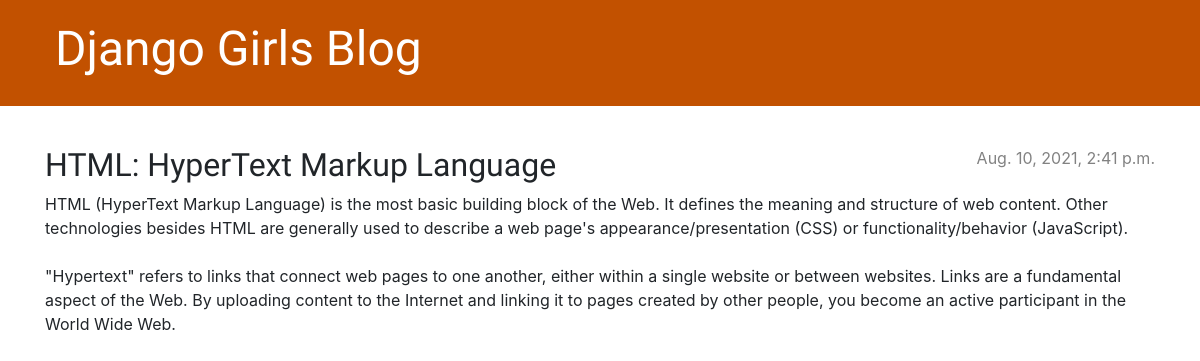
The app's page /post/1/ with its own data.
### blog/models.py (models this page shows, shortened)
class Post(models.Model):
    author = models.ForeignKey(settings.AUTH_USER_MODEL, on_delete=models.CASCADE)
    title = models.CharField(max_length=200)
    text = models.TextField()
    created_date = models.DateTimeField(default=timezone.now)
    published_date = models.DateTimeField(blank=True, null=True)

### blog/views.py (the view)
# urls.py: path('post/<int:pk>/', views.post_detail, name='post_detail'),
def post_detail(request, pk):
    post = get_object_or_404(Post, pk=pk)
    return render(request, 'blog/post_detail.html', {'post': post})

### blog/templates/blog/post_detail.html (shortened to what this page needs)
{% extends 'blog/base.html' %}
{% block content %}
<article class="post">
    {% if post.published_date %}
    <time class="date">
        {{ post.published_date }}
    </time>
    {% endif %}
    <h2>{{ post.title }}</h2>
    <p>{{ post.text|linebreaksbr }}</p>
</article>
{% endblock %}

### blog/static/css/blog.css (style rules this page uses)
h1, h2, h3, h4 { font-family: 'Lobster', cursive; }
.date { color: #828282; }
.post { margin-bottom: 70px; }
.post > .date, .post > .actions { float: right; }

### records on screen
Post: published_date "Aug. 10, 2021, 2:41 p.m.", title "HTML: HyperText Markup Language", text "HTML (HyperText Markup Language) is the most basic building block of the Web. It defines the meaning and structure of web content. Other technologies besides HTML are generally used to describe a web page's appearance/presentation (CSS) or functionality/behavior (JavaScript). \"Hypertext\" refers to links that connect web pages to one another, either within a single website or between websites. Links are a fundamental aspect of the Web. By uploading content to the Internet and linking it to pages created by other people, you become an active participant in the World Wide Web."
